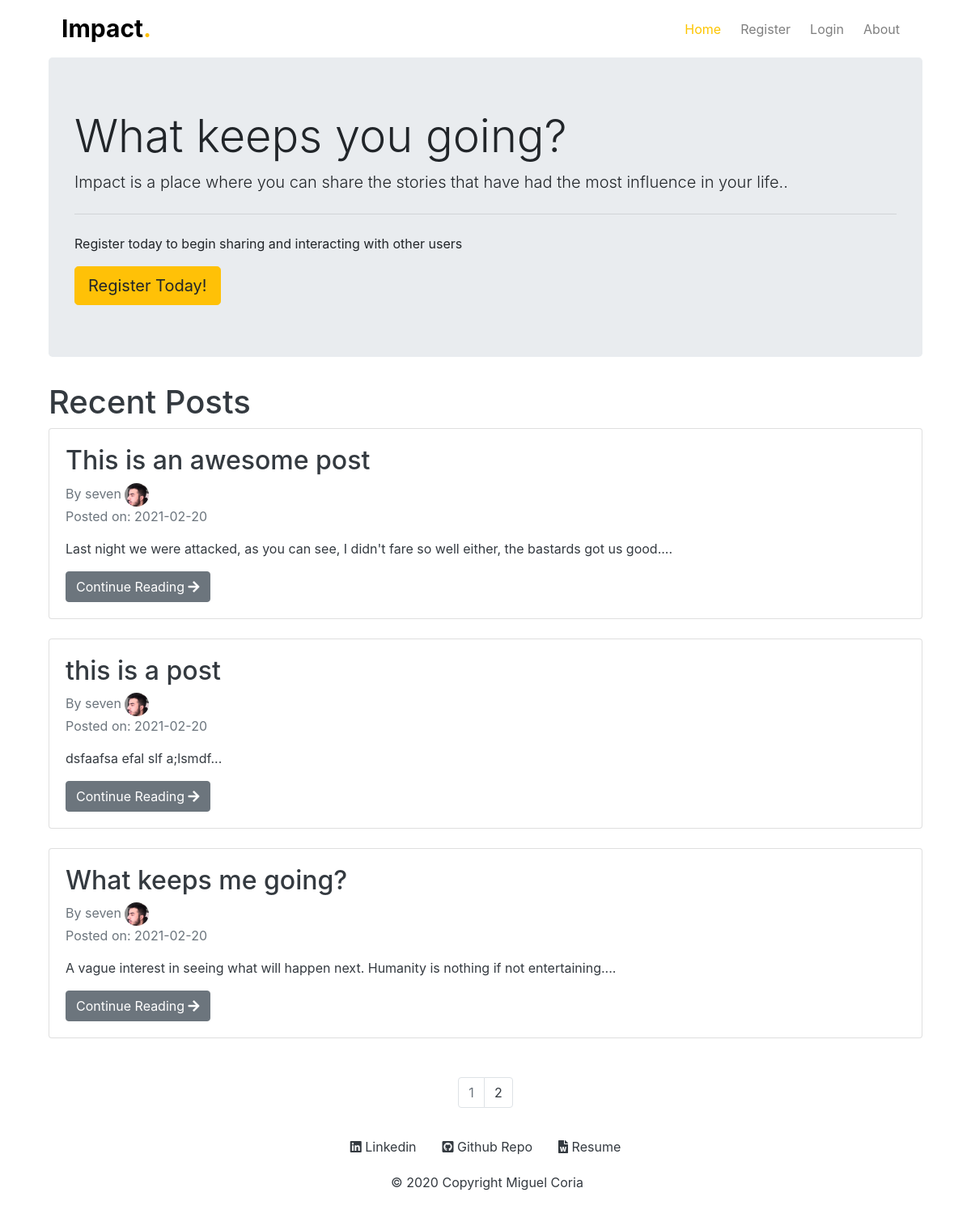
Before: / with the older database file.
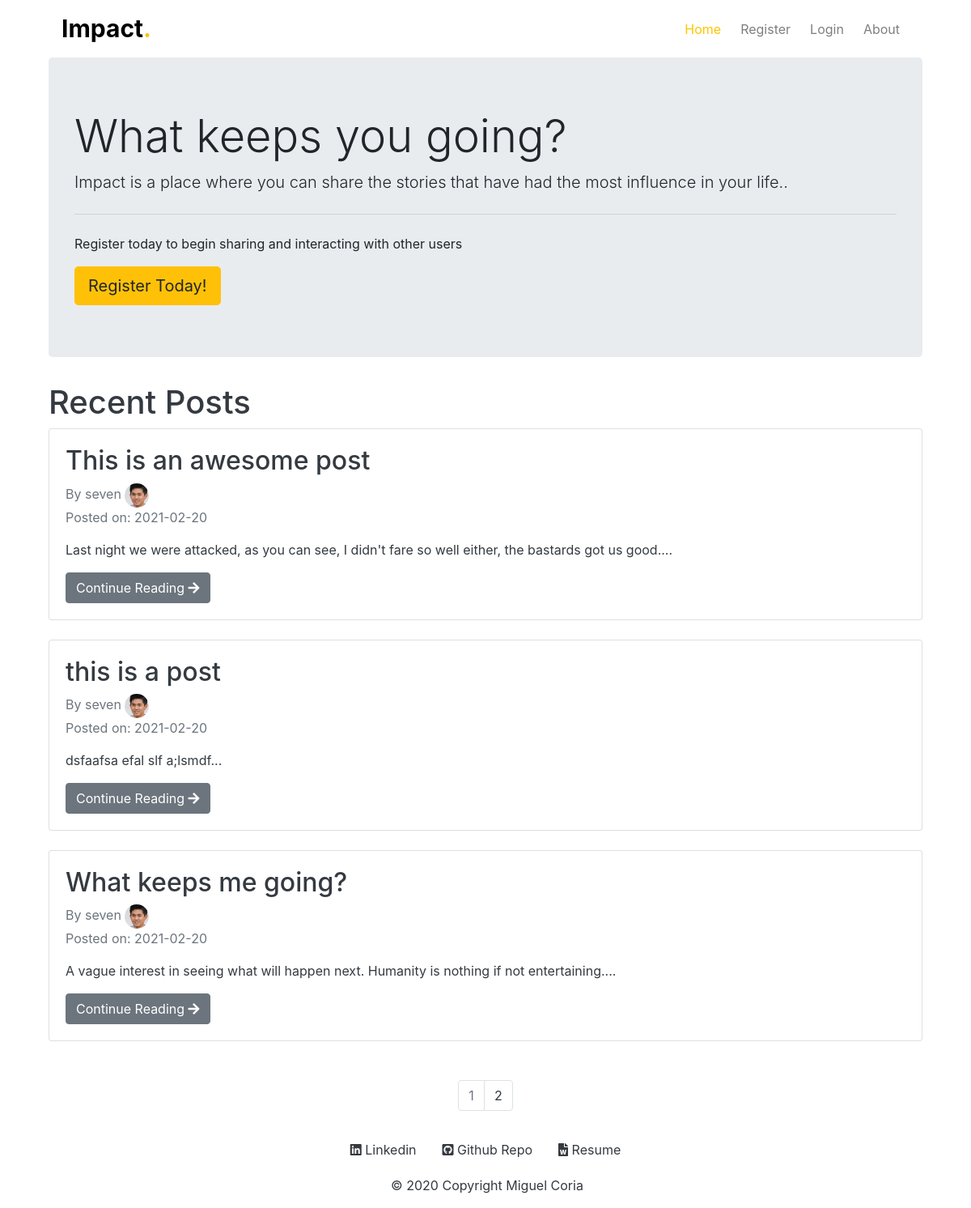
After: the same page with the newer database file.
### impact/models.py (models this page shows, shortened)
class Post(db.Model):
    users = db.relationship(User)
    id = db.Column(db.Integer, primary_key=True)
    user_id = db.Column(db.Integer, db.ForeignKey('users.id'), nullable=False)
    date = db.Column(db.DateTime, nullable=False, default=datetime.utcnow)
    title = db.Column(db.String(140), nullable=False)
    text = db.Column(db.Text, nullable=False)

class User(db.Model,UserMixin):
    __tablename__ = 'users'
    id = db.Column(db.Integer, primary_key=True)
    profile_image = db.Column(db.String(64), nullable=False, default='default_profile.png')
    email = db.Column(db.String(64), unique=True, index=True)
    username = db.Column(db.String(64), unique=True, index=True)
    password_hash = db.Column(db.String(128))
    posts = db.relationship("Post", backref="author", lazy=True)

### impact/core/views.py (the view)
@core.route('/')
def index():
    page = request.args.get('page', 1, type=int)
    blog_posts = Post.query.order_by(Post.date.desc()).paginate(page=page,per_page=3)
    return render_template('index.html', blog_posts=blog_posts)

### impact/templates/index.html (shortened to what this page needs)
{% extends "base.html" %}
{% block content%}
<div class="container">
<div class="jumbotron">
  <h1 class="display-4">What keeps you going?</h1>
  <p class="lead">Impact is a place where you can share the stories that have had the most influence in your life..</p>
  <hr class="my-4">
  <p>Register today to begin sharing and interacting with other users</p>
  <a class="btn btn-warning btn-lg" href="/register" role="button">Register Today!</a>
</div>
<div>
  <h1 class="text-dark fs-1">Recent Posts</h1>
    {% for post in blog_posts.items %}
    <div class="card w-100 mb-4">
      <div class="card-body">
        <h2><a class="card-title text-dark" href="{{ url_for('blog_post.blog_post', blog_post_id=post.id) }}">{{ post.title }}</a></h2>
        <a class="text-muted" href="{{ url_for('users.user_posts', username=post.author.username) }}">By {{ post.author.username }}</a>
        <img class=" card-image" align='center' src="{{url_for('static',filename='profile_pics/'+post.author.profile_image)}}" width="30">
        <p class="text-muted">Posted on: {{ post.date.strftime('%Y-%m-%d') }}</p>
        <p class="card-text text-dark">{{ post.text[:100] }}...</p>
        <a href="{{ url_for('blog_post.blog_post', blog_post_id=post.id) }}" class="btn btn-secondary">Continue Reading <i class="fas fa-arrow-right"></i></a>
      </div>
    </div>
   {% endfor %}
</div>
</div>
   <nav aria-label="Page navigation example" class="mt-5">
     <ul class="pagination justify-content-center">
       {% for page_num in blog_posts.iter_pages(left_edge=1, right_edge=1, left_current=1, right_current=2) %}
          {% if blog_posts.page == page_num %}
          <li class="page-item disabled">
            <a class="page-link" href="{{ url_for('core.index', page=page_num) }}">{{ page_num }}</a></li>
          {% else %}
            <li class="page-item"><a class="page-link text-dark" href="{{ url_for('core.index', page=page_num) }}">{{ page_num }}</a></li>
          {% endif %}
      {% endfor %}
    </nav>
{% endblock %}

Changed rows visible on the page:
changed through a linked row, Post "This is an awesome post": profile_image: a different picture
changed through a linked row, Post "this is a post": profile_image: a different picture
changed through a linked row, Post "What keeps me going?": profile_image: a different picture
